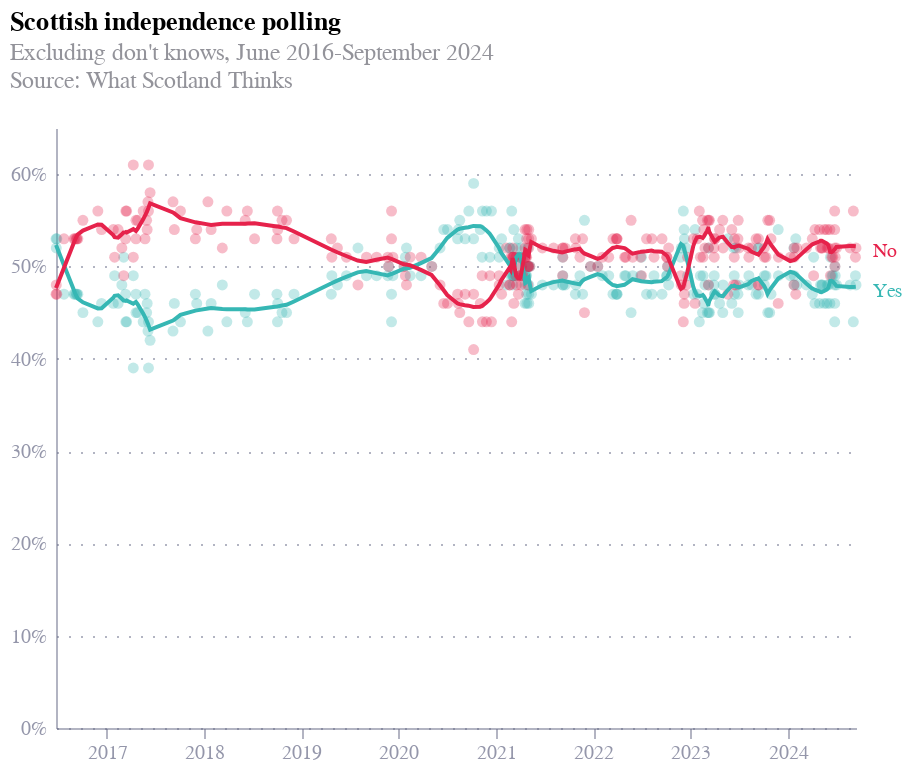

Write notebook code for a chart like this one.
### Code cell
party_colors = {
    'Yes': '#36B7B4',
    'No': '#E6224B',
}

df['color'] = df['party'].map(party_colors)
loess_df['color'] = loess_df['party'].map(party_colors)


base = alt.Chart(df).encode(
    x=alt.X('date:T', title='', axis=alt.Axis(format='%Y')),
    y=alt.Y('value:Q', title='', axis=alt.Axis(format='%')),
    color=alt.Color('color', scale=None),
)

points = base.mark_circle(opacity=0.3).encode(
    tooltip=['date:T', 'value:Q', 'party:N']
)

loess = alt.Chart(loess_df).encode(
    x=alt.X('date:T', title='', axis=alt.Axis()),
    y=alt.Y('value:Q', title='', axis=alt.Axis(format='%')),
    color=alt.Color('color:N', scale=None),
).mark_line()

labels = loess.mark_text(
    align='left',
    baseline='middle',
    dx=20,
    dy=alt.expr('datum.party == "Yes" ? 5 : 0'),
    fontSize=10,
    color='black',
).encode(
    text='label:N'
)

chart = points + loess + labels

chart = chart.properties(width=400, height=300) 


chart.save('indie.json')
chart.save('indie.png', scale_factor=2.0)

chart = chart.properties(
    title={
        "text": ["Scottish independence polling"],
        "subtitle": ["Excluding don't knows, June 2016-September 2024", "Source: What Scotland Thinks", ""],
        "anchor" : "start",
        "subtitleColor" : "rgb(147, 147, 154)",
    }
)

chart.save('indie_with_title.json')
chart.save('indie_with_title.png', scale_factor=3.0)

chart

### Figure 1 — Vega-Lite specification as saved in the notebook (floating-point values rounded to 4 significant figures; data arrays with more than 128 entries replaced by an {"elided": "..."} marker saying what was removed)
{"config": {"font": "Circular Std", "mark": {"line": {"interpolate": "monotone"}}, "view": {"stroke": "transparent", "width": 400, "height": 300}, "range": {"category": ["#36B7B4", "#E6224B", "#F4C245", "#0063AF", "#00A767", "#179FDB", "#EB5C2E"], "diverging": ["#E6224B", "#E54753", "#C9C9C9", "#179FDB", "#122B39"], "heatmap": ["#C9C9C9", "#179FDB", "#0063AF", "#122B39"], "ordinal": ["#00A767", "#36B7B4", "#179FDB", "#0063AF", "#243B5A"]}, "axisX": {"domainColor": "#676A86", "domainOpacity": 0.5, "grid": false, "labelAngle": 0, "labelColor": "#676A86", "labelOpacity": 0.7, "orient": "bottom", "tickColor": "#676A86", "tickCount": 10, "tickOpacity": 0.5, "title": false, "titleAlign": "center", "titleAnchor": "middle", "titleColor": "#676A86", "titleFontSize": 12, "titleOpacity": 0.8, "titleY": -15}, "axisY": {"domainColor": "#676A86", "domainOpacity": 0.5, "gridColor": "#676A86", "gridDash": [1, 5], "gridOpacity": 0.5, "labelColor": "#676A86", "labelOpacity": 0.7, "labelPadding": 5, "tickColor": "#676A86", "tickCount": 8, "tickOpacity": 0.5, "ticks": false, "titleAlign": "left", "titleAngle": 0, "titleBaseline": "bottom", "titleColor": "#676A86", "titleFontSize": 12, "titleOpacity": 0.8, "titleX": 0, "titleY": -7}}, "layer": [{"data": {"name": "data-c83ac1aee38ce6ace1bcd99b381295ba"}, "mark": {"type": "circle", "opacity": 0.3}, "encoding": {"color": {"field": "color", "scale": null, "type": "nominal"}, "tooltip": [{"field": "date", "type": "temporal"}, {"field": "value", "type": "quantitative"}, {"field": "party", "type": "nominal"}], "x": {"axis": {"format": "%Y"}, "field": "date", "title": "", "type": "temporal"}, "y": {"axis": {"format": "%"}, "field": "value", "title": "", "type": "quantitative"}}}, {"data": {"name": "data-a767e2596a6d5fdcce17b99f2ba50eb6"}, "mark": {"type": "line"}, "encoding": {"color": {"field": "color", "scale": null, "type": "nominal"}, "x": {"axis": {}, "field": "date", "title": "", "type": "temporal"}, "y": {"axis": {"format": "%"}, "field": "value", "title": "", "type": "quantitative"}}}, {"data": {"name": "data-a767e2596a6d5fdcce17b99f2ba50eb6"}, "mark": {"type": "text", "align": "left", "baseline": "middle", "color": "black", "dx": 20, "dy": {"expr": "datum.party == \"Yes\" ? 5 : 0"}, "fontSize": 10}, "encoding": {"color": {"field": "color", "scale": null, "type": "nominal"}, "text": {"field": "label", "type": "nominal"}, "x": {"axis": {}, "field": "date", "title": "", "type": "temporal"}, "y": {"axis": {"format": "%"}, "field": "value", "title": "", "type": "quantitative"}}}], "height": 300, "title": {"text": ["Scottish independence polling"], "subtitle": ["Excluding don't knows, June 2016-September 2024", "Source: What Scotland Thinks", ""], "anchor": "start", "subtitleColor": "rgb(147, 147, 154)"}, "width": 400, "$schema": "https://vega.github.io/schema/vega-lite/v5.8.0.json", "datasets": {"data-c83ac1aee38ce6ace1bcd99b381295ba": {"elided": "488 records"}, "data-a767e2596a6d5fdcce17b99f2ba50eb6": {"elided": "488 records"}}}
